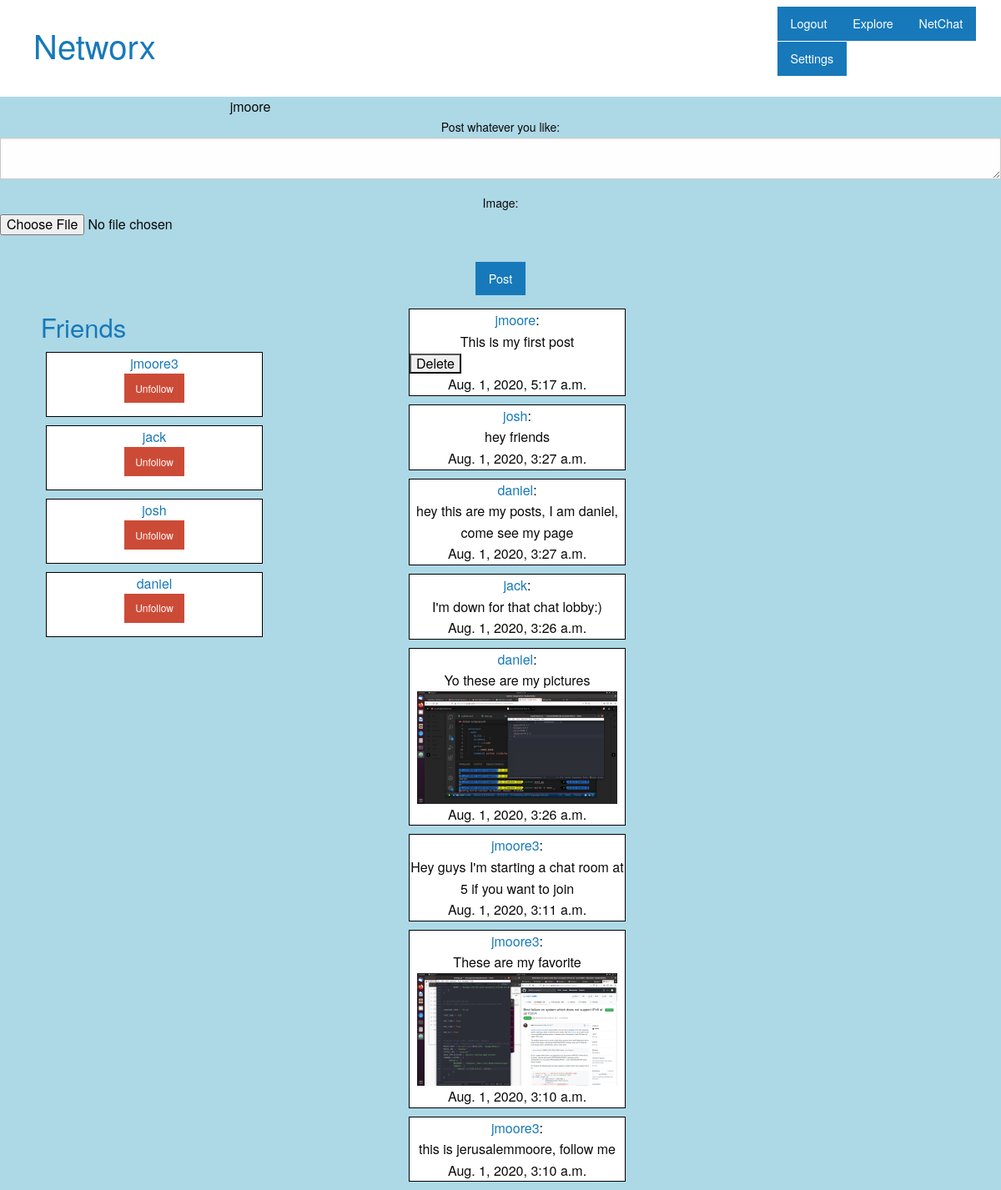
The page /home/ (signed in) on the database its author committed.
### myapp/models.py (models this page shows)
class PostModel(models.Model):
    user = models.ForeignKey(User, on_delete=models.CASCADE, default=None)
    content = models.CharField(max_length=160)
    image = models.ImageField(upload_to='profile_image', blank=True, null=True)
    timeCreated = models.DateTimeField(auto_now_add=True)
    updated_at = models.DateTimeField(auto_now=True)
    def __str__(self):
        return self.content

### myapp/views.py (the view, shortened to what this page needs)
# urls.py: path('home/', views.homeView),
@login_required(login_url='/login/')
def homeView(request):
    if request.user.is_authenticated:#if user is logged in
        postForm = forms.PostForm()#refresh the form
        li = models.PostModel.objects.all()
        friend, created = models.Friend.objects.get_or_create(currentUser=request.user)
        friends = friend.users.all()
    else:
        redirect('/login/')
    context = {
    "friends": friends,
    "userPosts":li,
    "hello_mesg":"CINS465 Hello World",
    "title": "Hello World",
    "userInfoForm": postForm,
    }
    return render(request, "index.html", context=context)

### myapp/forms.py (shortened to what this page needs)
class PostForm(forms.Form):
    content = forms.CharField(
    label = 'Post whatever you like',
    required = True,
    widget=forms.Textarea(attrs={'rows': 1, 'cols': 85}), max_length=160
    )
    image = forms.FileField(required=False)

### myapp/templates/index.html (shortened to what this page needs)
{% extends "base.html" %}
{% load static %}
{% block topBar %}
    <div class="top-bar">
      <div class="top-bar-left">
        <ul class="dropdown menu" data-dropdown-menu>
          <li class="menu-text">
            <h2><a href="/home">Networx</a></h2>
          </li>
        </ul>
      </div>
      <div class="top-bar-right">
        <ul class="button-group even-4">
          <li id="buttonItem">
            <a href="/logout" class="button">Logout</a>
          </li>
          <li id="buttonItem">
            <a href="/explore" class="button">Explore</a>
          </li>
          <li id="buttonItem">
            <a href="/chat" class="button">NetChat</a>
          </li>
          <li id="buttonItem">
            <a href="/settings" class="button">Settings</a>
          </li>
        </ul>
      </div>
    </div>
{% endblock %}
{% block body %}
<div class="grid-x">
  <div class="cell small-6">{{user.username}}</div>
</div>
<div class="grid-x">
  <div class="cell">
    <form enctype="multipart/form-data" action="/home/" method="post">
      {{userInfoForm.as_p}}
      <input class="button" type="submit" value="Post"/>
    </form>
  </div>
</div>
<div class="grid-container fluid">
  <div class="grid-x grid-margin-x">
    <div class="cell small-2 ">
      <a href="/friends">
      <h3> Friends </h3>
      </a>
      {% for friend in friends %}
      <ul>
        <li id="postItem">
          <div class="row">
          <a href="/{{friend.id}}/">{{ friend.username}}</a>
          </div>
          <div class="row">
          <a href="/connect/remove/{{friend.id}}">
          <button type="button" class="alert button small">Unfollow</button>
          </a>
          </div>
        </li>
      </ul>
      {% endfor %}
    </div>
    <div class="cell small-8">
    {% for post in userPosts reversed %}
    <ul>
      {% if post.user == user %}
      <li id="postItem">
        <div class="row">
          <a href="/home/">{{post.user}}</a>:
        </div>
        {{post}}
         <div class="grid-x grid-margin-x">
           <div class="cell small-2">
             <form action="/delete/{{post.id}}/" method="post">
               <input type = "submit" value="Delete">
              </form>
            </div>
          </div>
        <div class="row">
            {{post.timeCreated}}
          </div>
      </li>
      {% elif post.user in friends %}
      <li id="postItem">
        <div class="row">
          <a href=/{{post.user.id}}/>{{post.user}}</a>:
        </div>
        {{post}}
        {% if post.image %}
         <a href="{{post.image.url}}">
         <img src="{{post.image.url}}" width="240">
         </a>
         {% endif %}
        <div class="row">
            {{post.timeCreated}}
          </div>
      </li>
      {% endif %}
    </ul>
    {% endfor %}
  </div>
    <div class="cell small-2">
    </div>
  </div>
</div>
{% endblock %}

### myapp/templates/base.html (shortened to what this page needs)
{% load static %}
<!DOCTYPE html>
<html>
  <head>
        <link rel="stylesheet" href="{% static "css/foundation.css" %}"/>
  </head>
  <body>
    {% block topBar %}
    {% endblock %}
    {% block body %}
    {% endblock %}
  </body>
</html>

### myapp/templates/base.html (style rules this page uses)
body { background:powderblue; }
#postItem { word-break: break-word; margin:0 0 10px 0; background-color: white; list-style-type: none; border: 1px solid black; border-spacing: 100px }
#buttonItem { list-style-type:none; }

### rows shown on the page
PostModel: user "jmoore", content "This is my first post", timeCreated "Aug. 1, 2020, 5:17 a.m."
PostModel: user "josh", content "hey friends", timeCreated "Aug. 1, 2020, 3:27 a.m."
PostModel: user "daniel", content "hey this are my posts, I am daniel, come see my page", timeCreated "Aug. 1, 2020, 3:27 a.m."
PostModel: user "jack", content "I'm down for that chat lobby:)", timeCreated "Aug. 1, 2020, 3:26 a.m."
PostModel: user "daniel", content "Yo these are my pictures", image (picture), timeCreated "Aug. 1, 2020, 3:26 a.m."
PostModel: user "jmoore3", content "Hey guys I'm starting a chat room at 5 if you want to join", timeCreated "Aug. 1, 2020, 3:11 a.m."
PostModel: user "jmoore3", content "These are my favorite", image (picture), timeCreated "Aug. 1, 2020, 3:10 a.m."
PostModel: user "jmoore3", content "this is jerusalemmoore, follow me", timeCreated "Aug. 1, 2020, 3:10 a.m."

### other values the page prints
{{ user.username }} "jmoore"
{{ friend.username }} "jmoore3"
{{ friend.username }} "jack"
{{ friend.username }} "josh"
{{ friend.username }} "daniel"
